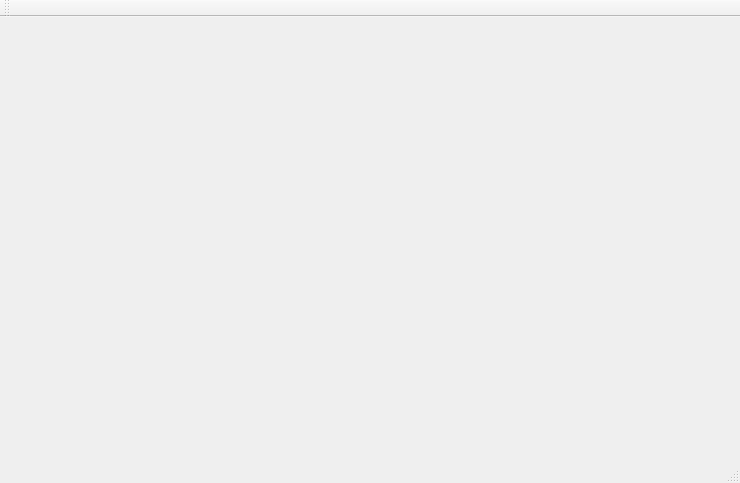
<?xml version="1.0" encoding="UTF-8"?>
<ui version="4.0">
 <class>MainWindow</class>
 <widget class="QMainWindow" name="MainWindow">
  <property name="geometry">
   <rect>
    <x>0</x>
    <y>0</y>
    <width>740</width>
    <height>483</height>
   </rect>
  </property>
  <property name="windowTitle">
   <string>MainWindow</string>
  </property>
  <widget class="QWidget" name="centralWidget">
   <widget class="QLabel" name="label">
    <property name="geometry">
     <rect>
      <x>4</x>
      <y>-30</y>
      <width>731</width>
      <height>471</height>
     </rect>
    </property>
    <property name="text">
     <string/>
    </property>
   </widget>
  </widget>
  <widget class="QMenuBar" name="menuBar">
   <property name="geometry">
    <rect>
     <x>0</x>
     <y>0</y>
     <width>740</width>
     <height>27</height>
    </rect>
   </property>
  </widget>
  <widget class="QToolBar" name="mainToolBar">
   <attribute name="toolBarArea">
    <enum>TopToolBarArea</enum>
   </attribute>
   <attribute name="toolBarBreak">
    <bool>false</bool>
   </attribute>
  </widget>
  <widget class="QStatusBar" name="statusBar"/>
 </widget>
 <layoutdefault spacing="6" margin="11"/>
 <resources/>
 <connections/>
</ui>
